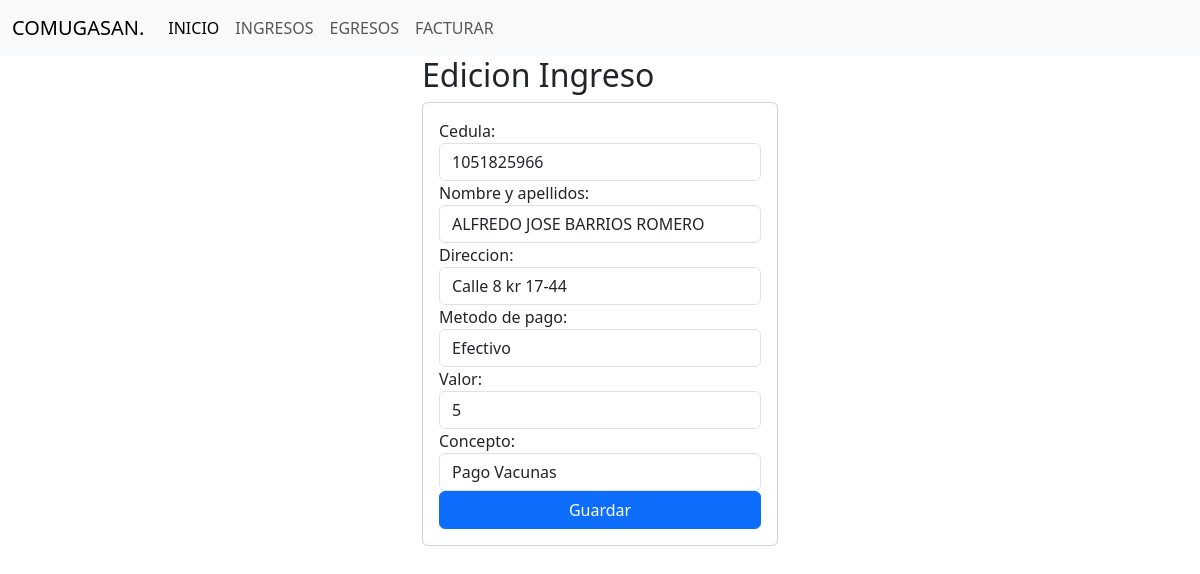
/edicionIngreso/91, run on an earlier commit of the app's database.
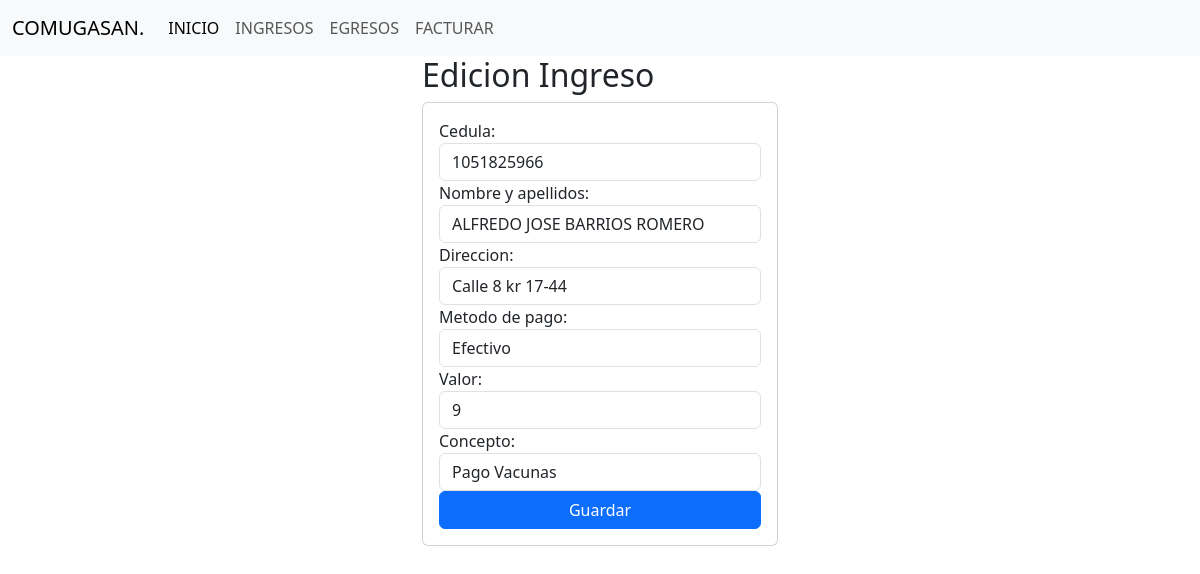
And on a later commit of the database.
### comite/models.py (models this page shows, shortened)
class Ingresos(models.Model):
    nIngreso = models.AutoField(primary_key=True)
    usuario = models.ForeignKey(Usuarios, on_delete=models.CASCADE,null=True)
    tipo_pago = models.CharField(max_length=20)
    ciudad = models.CharField(max_length=100,default='San Juan Nepomuceno',editable=False)
    fecha = models.DateTimeField(auto_now_add=True,editable=False)
    valorIngreso = models.IntegerField(default=0,blank=True,null=True)
    concepto = models.CharField(max_length=200)

class Usuarios(models.Model):
    cedula = models.IntegerField(primary_key=True)
    nombre_completo = models.CharField(max_length=100)
    direccion = models.CharField(max_length=255)

### comite/views.py (the view)
# urls.py: path('edicionIngreso/<nIngreso>',views.edicionIngreso),
def edicionIngreso(request,nIngreso):
    ingreso = Ingresos.objects.get(nIngreso=nIngreso)
    return render(request,"ingresos/edicionIngresos.html",{"ingreso":ingreso})

### comite/templates/ingresos/edicionIngresos.html (shortened to what this page needs)
{% extends "base.html" %}
{% block body %}
    <div class="row">
        <div class="col-md-4 offset-md-4" >
            <h2>Edicion Ingreso</h2>
            <div class="card">
                <div class="card-body">
                    <form action="/editarIngreso/{{ingreso.nIngreso}}/" method="POST">{% csrf_token %}
                        <div class="form-group">
                             <label>Cedula:</label>
                            <input  class="form-control" type="text" id="cedula" name="cedula" value= "{{ingreso.usuario.cedula}}"   maxlength="20" required >
                        </div>
                        <div class="form-group">
                            <label>Nombre y apellidos:</label>
                            <input  class="form-control" type="text" id="nombre_completo" name="nombre_completo"  value= "{{ingreso.usuario.nombre_completo}}"  maxlength="100" required >
                        </div>
                        <div class="form-group">
                            <label>Direccion:</label>
                            <input  class="form-control" type="text" id="direccion" name="direccion" value= "{{ingreso.usuario.direccion}}"   maxlength="100" required>
                        </div>
                        <label for="tipo_pago">Metodo de pago:</label>
                        <select id="tipo_pago"  class="form-control" name="tipo_pago">
                            <option value="Efectivo" {% if ingreso.tipo_pago == "Efectivo" %}selected{% endif %}>Efectivo</option>
                        </select>
                        <div class="form-group">
                            <label>Valor:</label>
                            <input  class="form-control" type="text" id="valorIngreso" name="valorIngreso" value= "{{ingreso.valorIngreso}}" maxlength="20" required >
                        </div>
                        <div>
                            <label for="concepto">Concepto:</label>
                            <select id="concepto"  class="form-control"  name="concepto">
                                <option value="Pago Vacunas" {% if ingreso.concepto == "Pago Vacunas" %}selected{% endif %}>Pago Vacunas</option>
                            </select>
                        </div>
                        <div class="form-group">
                            <button type="submit" class="btn btn-primary  w-100 text-white">Guardar</button>
                        </div>
                    </form>
                </div>
            </div>
        </div>
    </div>
{% endblock %}

What changed in the data, as far as the page shows it:
changed Ingresos "Efectivo": valorIngreso "5" → "9"
